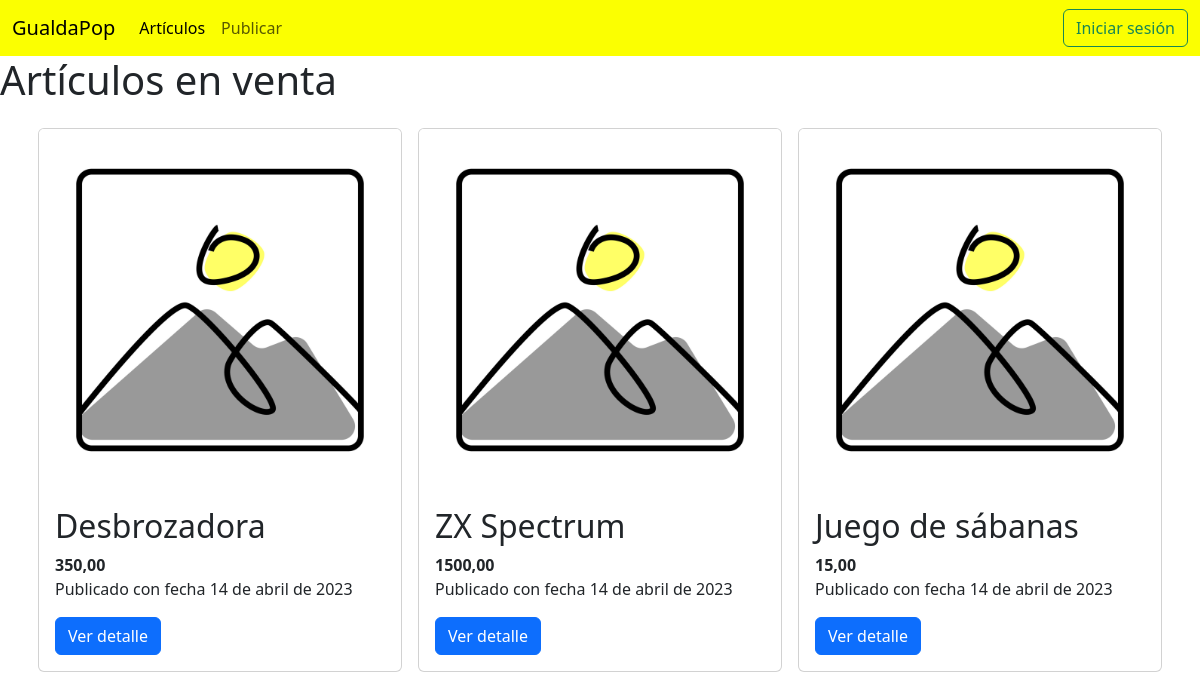
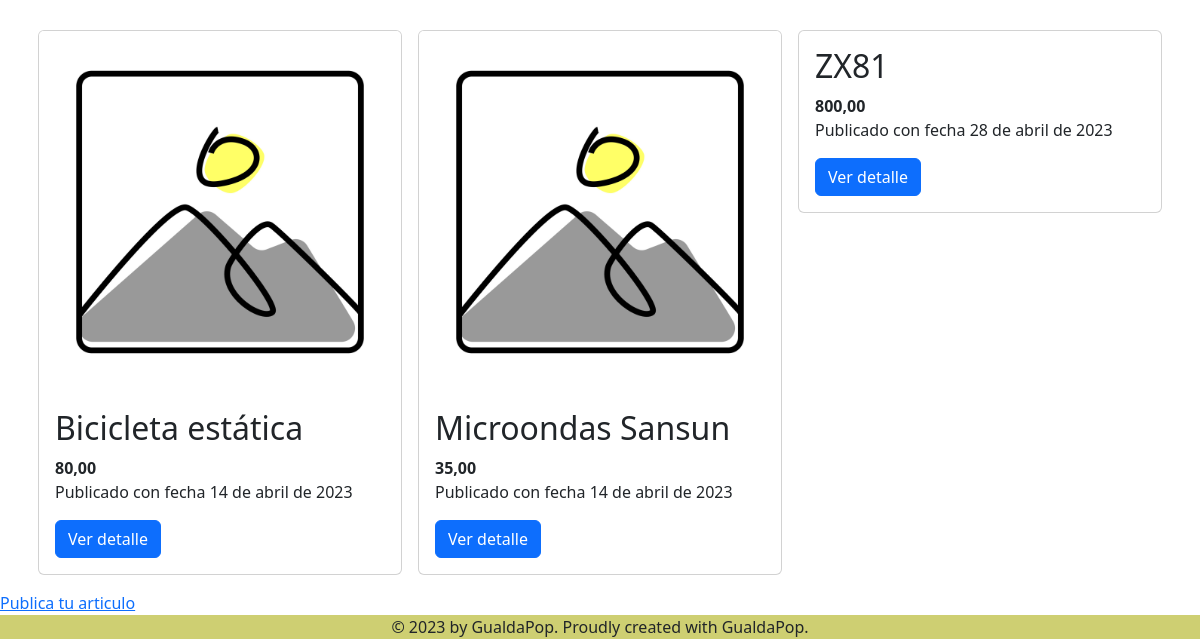
The app's page /, older data (2 pictures, top to bottom).
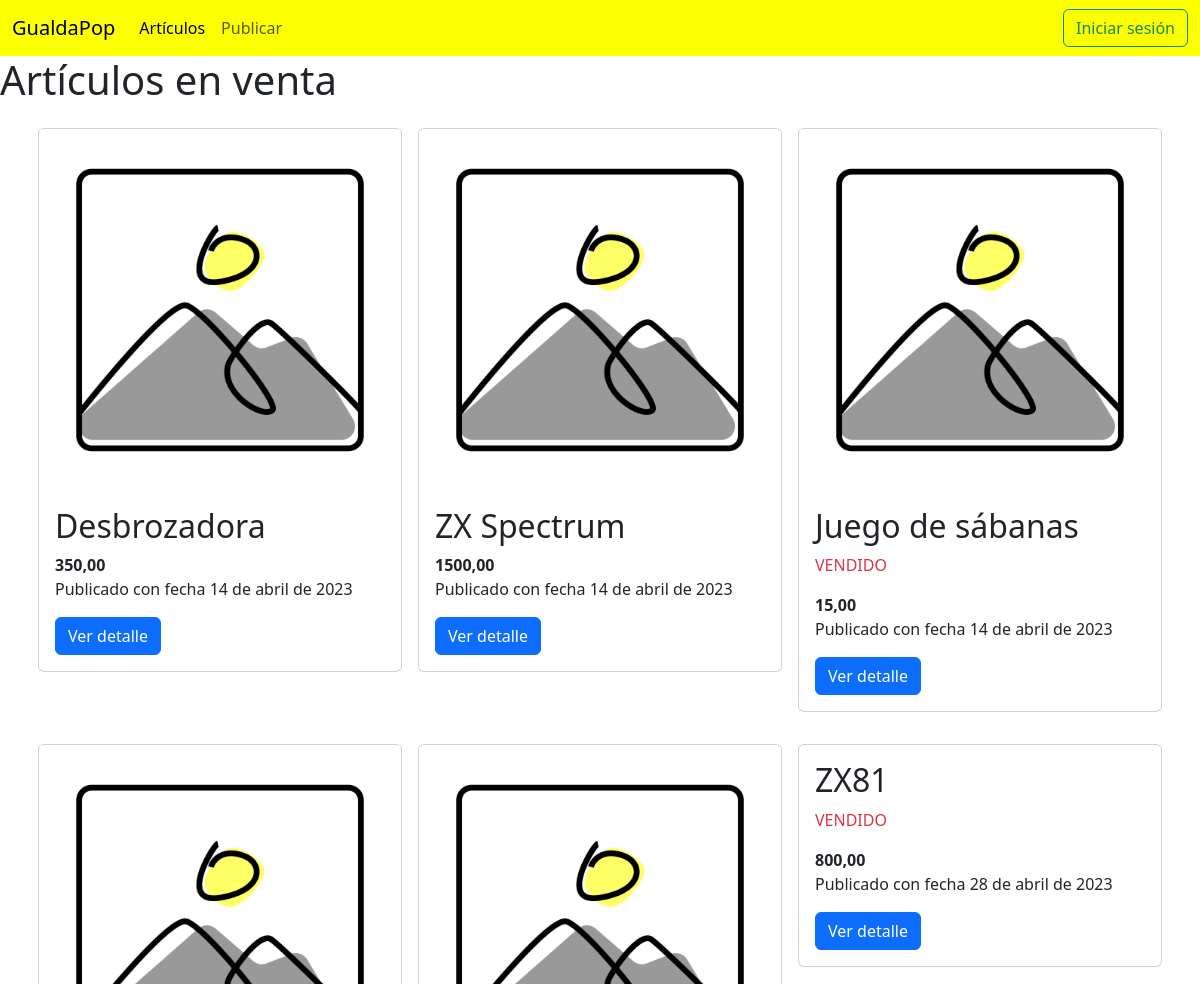
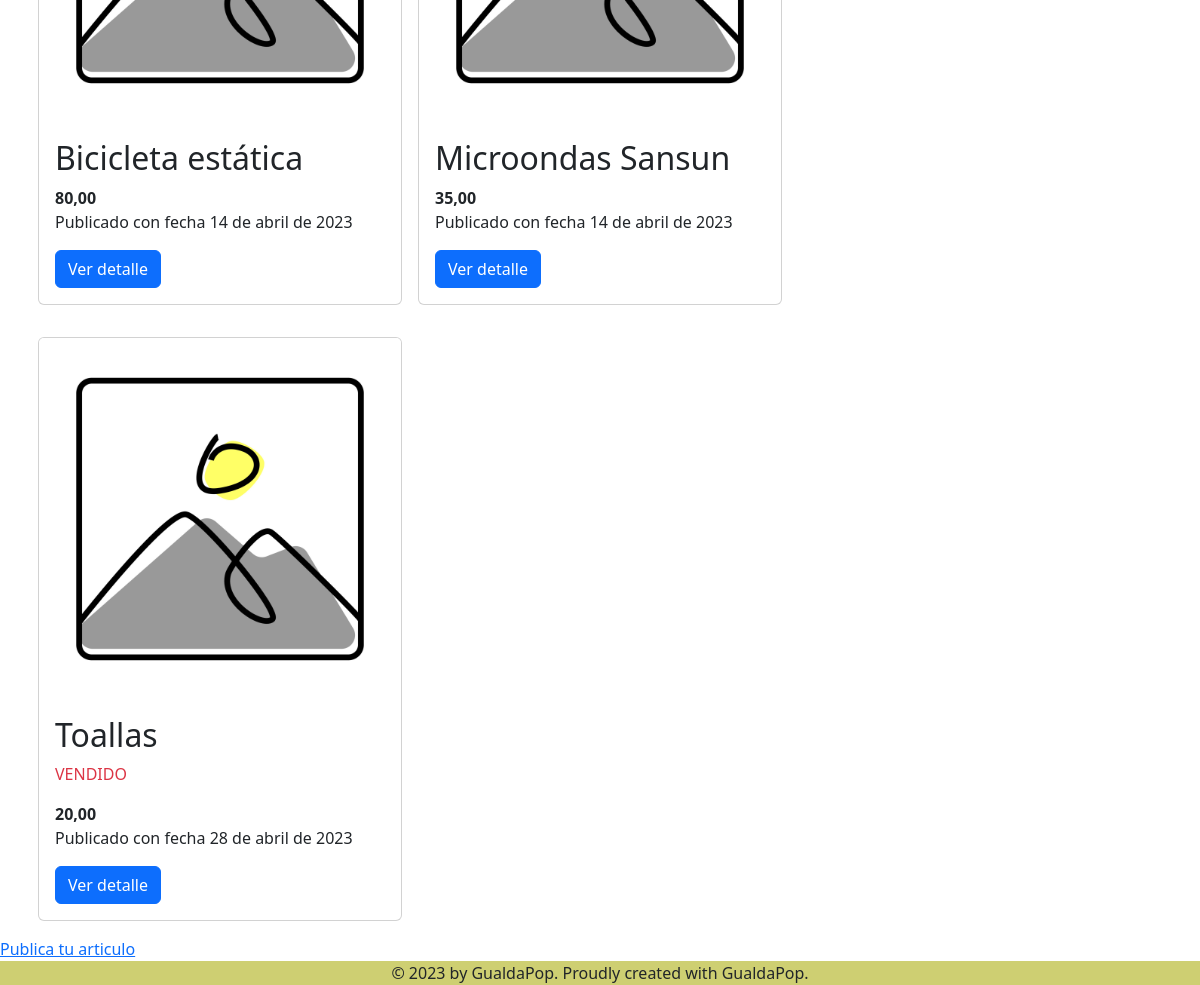
The same page, newer data (2 pictures, top to bottom).
### compraventa/models.py (models this page shows, shortened)
class Articulo(models.Model):
    nombre = models.CharField(max_length=100, blank=False, null=False)
    descripcion = models.TextField(blank=False, null=False)
    precio = models.DecimalField(max_digits=10, decimal_places=2, blank=False, null=False)
    fecha_publicacion = models.DateField(auto_now_add=True)
    vendido = models.BooleanField(default=False)
    foto = models.ImageField(upload_to='fotos', blank=True, null=True)
    vendedor = models.ForeignKey(User, on_delete=models.CASCADE, blank=True, null=True, related_name='vendedor')
    comprador = models.ForeignKey(User, on_delete=models.CASCADE, blank=True, null=True, related_name='comprador')

### compraventa/views.py (the view)
# urls.py: path('', listado_articulos, name='listado_articulos'),  # Página principal
def listado_articulos(request):
    articulos = Articulo.objects.all()
    return render(request, 'compraventa/listado_articulos.html', {'articulos': articulos})

### compraventa/templates/compraventa/listado_articulos.html (shortened to what this page needs)
{% extends 'base.html' %}
{% load static %}
{% block contenido %}
<h1>Artículos en venta</h1>
<main class="container">
    <div class="row">
        {% for articulo in articulos %}
        <article class="col-4 px-2 my-3">
            <div class="card">
                {% if articulo.foto %}
                <img src="{{ articulo.foto.url }}" alt="" class="card-img-top">
                {% else %}
                <img src="{% static 'compraventa/no-foto.jpg' %}" alt="" class="card-img-top">
                {% endif %}
                <div class="card-body">
                    <h2>{{ articulo.nombre }}</h2>
                    {% if articulo.vendido %}
                    <p class="text-danger">VENDIDO</p>
                    {% endif %}
                    <strong>{{ articulo.precio }}</strong>
                    <p>Publicado con fecha {{ articulo.fecha_publicacion }}</p>
                    <a class="btn btn-primary" href="{% url 'detalle_articulo' articulo.id %}">Ver detalle</a>
                </div>
            </div>
        </article>
        {% endfor %}
    </div>
</main>
<a href="{% url 'publicar_oferta' %}">Publica tu articulo</a>
{% endblock %}

### compraventa/templates/base.html (shortened to what this page needs)
<!DOCTYPE html>
<html lang="en">
<head>
    <link href="https://cdn.jsdelivr.net/npm/bootstrap@5.3.0-alpha3/dist/css/bootstrap.min.css" rel="stylesheet">
</head>
<body>
    <nav class="navbar navbar-expand-lg">
        <div class="container-fluid">
          <a class="navbar-brand" href="#">GualdaPop</a>
          <div class="collapse navbar-collapse" id="navbarNav">
            <ul class="navbar-nav">
              <li class="nav-item">
                <a class="nav-link active" aria-current="page" href="{% url 'listado_articulos' %}">Artículos</a>
              </li>
              <li class="nav-item">
                <a class="nav-link" href="{% url 'publicar_oferta' %}">Publicar</a>
              </li>
            </ul>
          </div>
          <ul class="nav d-flex">
            {% if user.is_authenticated %}
            <li class="nav-item"><div class="nav-link">Hola, {{user}}</div></li>
            <li class="nav-item mx-2">
                <form class="form-inline" action="{% url 'admin:logout' %}?next=/" method="post">
                    {% csrf_token %}
                    <button type="submit" class="btn btn-outline-danger my-0 my-sm-0">Cerrar sesión</button>
                </form>
            </li>
            {% else %}
            <li class="nav-item">
                <a href="{% url 'login' %}?next={{request.path}}" class="btn btn-outline-success">Iniciar sesión</a>
            </li>
            {% endif %}
          </ul>
        </div>
      </nav>
    {% block contenido %}
    {% endblock %}
    <footer>
        &copy; 2023 by GualdaPop. Proudly created with GualdaPop.
    </footer>
</body>
</html>

### compraventa/templates/base.html (style rules this page uses)
.navbar { background-color: #fbff01; }
footer { background-color: #cecf72; text-align: center; }

Row changes from the older to the newer data that the page shows:
changed Articulo "Juego de sábanas": now shows "VENDIDO"
changed Articulo "ZX81": now shows "VENDIDO"
added Articulo: nombre "Toallas", vendido "VENDIDO", precio "20,00", fecha_publicacion "28 de abril de 2023"
